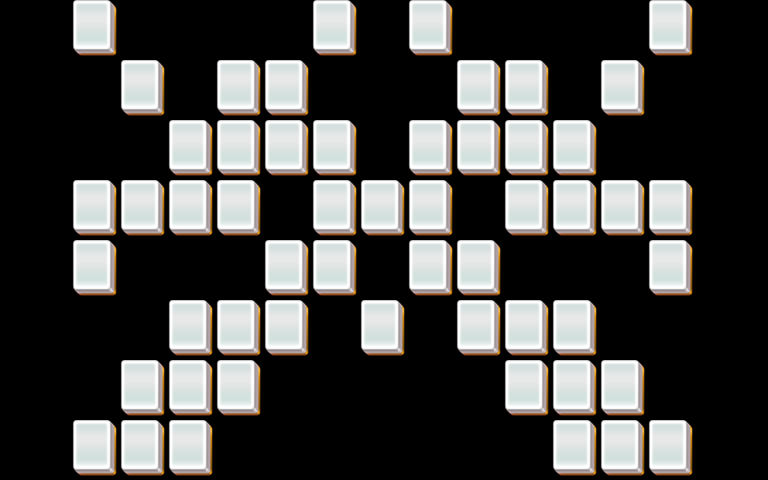

This game map was drawn from its Tiled (.tmx) file and the tilesets committed beside it. A one-line description and the trimmed map source follow:
An orthogonal 32x16 tile map with 24x30 px tiles, 3 tile layers (layer1, layer2, layer3).

<map version="1.0" orientation="orthogonal" width="32" height="16" tilewidth="24" tileheight="30">
 <properties>
  <property name="species" value="25" />
 </properties>
 <tileset firstgid="1" name="mahjong" tilewidth="48" tileheight="60">
  <image source="mahjong.png" />
 </tileset>
 <layer name="layer1" width="32" height="16">
  <data>[512 cells, 54 non-empty, 1 distinct tile ids]</data>
 </layer>
 <layer name="layer2" width="32" height="16">
  <data>[512 cells, 54 non-empty, 1 distinct tile ids]</data>
 </layer>
 <layer name="layer3" width="32" height="16">
  <data>[512 cells, 54 non-empty, 1 distinct tile ids]</data>
 </layer>
</map>
